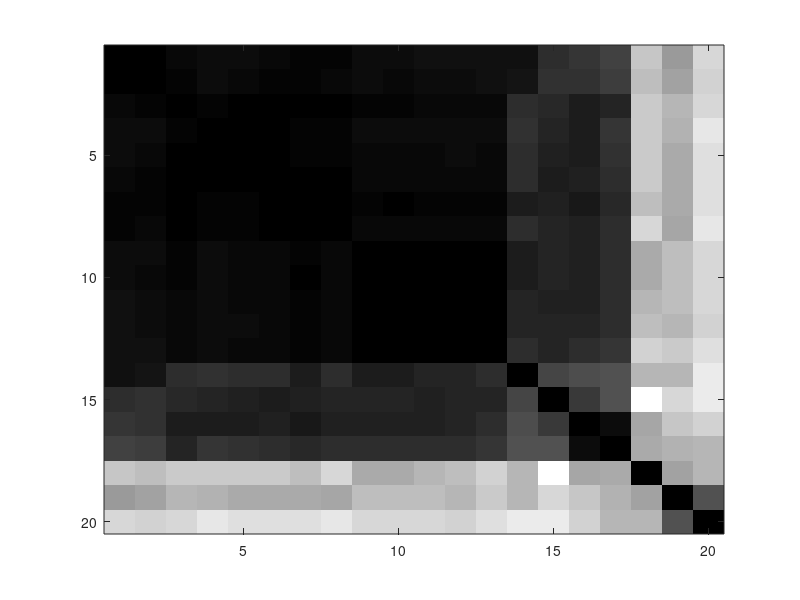

Reproduce this figure in MATLAB. (Note: this script raises an error after producing the figure.)
%clear MATLAB workspace
clear
close all

%load animal mutation dataset
load Data/animal_mutation.csv;
D = animal_mutation;
n = size(D,1);

%compute the normalized dissimilarity image from D
D01 = D./max(D(:));
f = figure('Visible','off');imagesc(D.^2);colormap('gray');
print(f, '-djpeg', 'Results/Mutation/animal_mutation.jpg');
        
%% NERFCM configurations/options (those are the default values)
options.fuzzifier        = 2;
options.epsilon          = 0.0001;
options.maxIter          = 100;
options.initType         = 2;

%set the number of clusters to 4
c = 4;
    
%% Run NERFCM
out = nerfcm(D.^2,c,options);

%save the partition matrix for this delta
U = out.U;
dlmwrite(sprintf('Results/Mutation/U(%d).csv',c),U, 'delimiter',',');

%save the induced dissimilarity image for this delta
%Ref. J. Huband and J. Bezdek, “VCV2– Visual cluster validity,” Comput. Intell. Res. Front., 2008.
uu = 1 - ((U'*U)./max(max(U'*U)));
f = figure('Visible','off');imagesc(uu);colormap('gray');caxis([0 1]);
print(f, '-djpeg', sprintf('Results/Mutation/UU(%d).jpg',c));